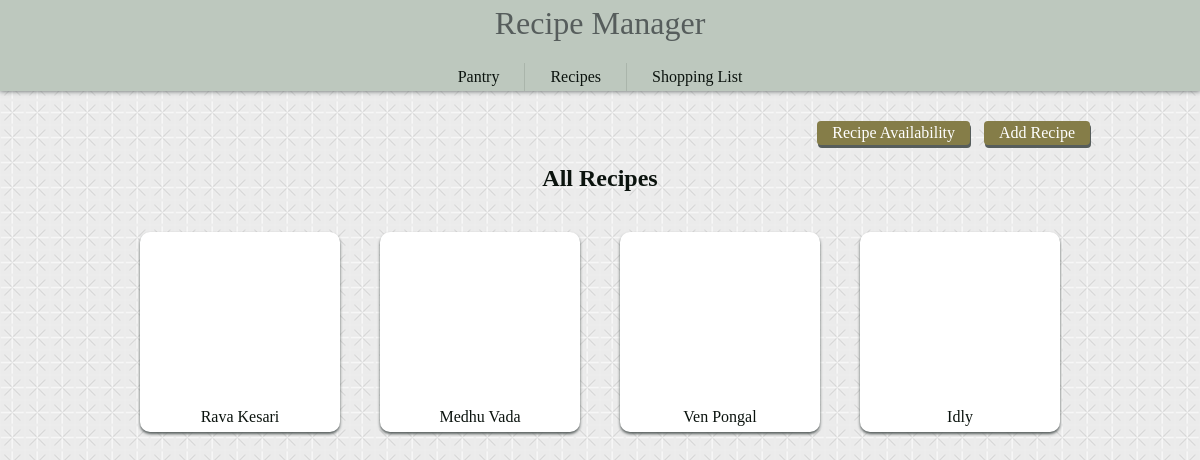
/recipe, run on an earlier commit of the app's database.
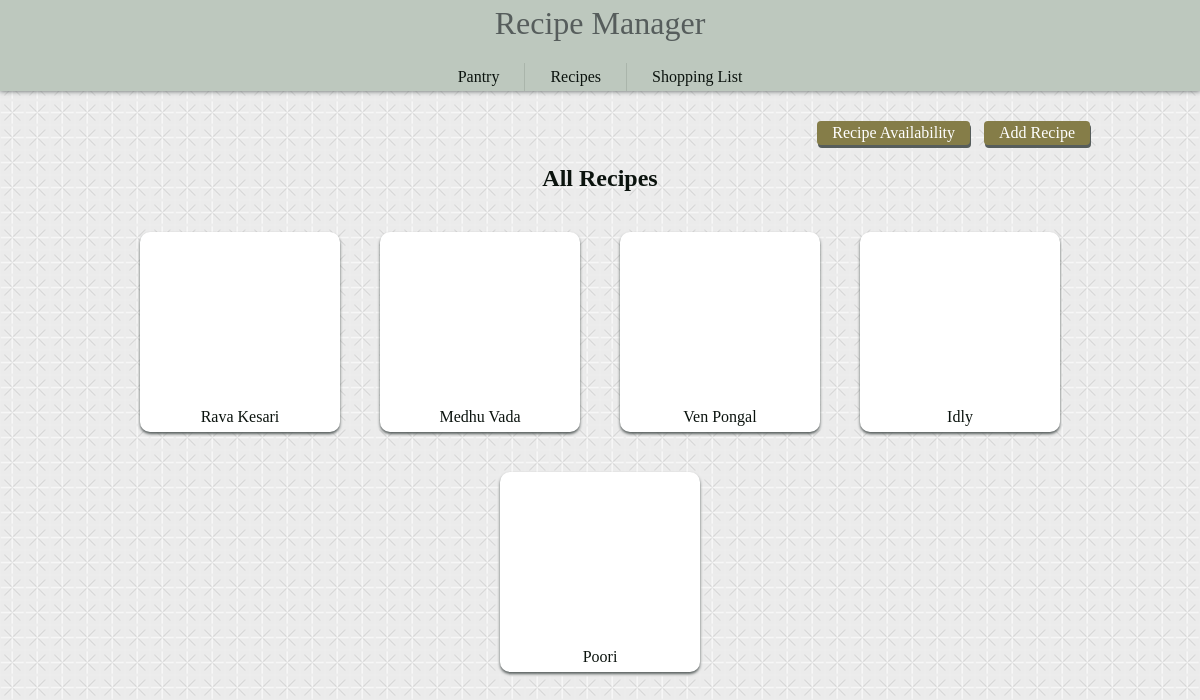
And on a later commit of the database.
### recipemanager/models.py (models this page shows, shortened)
class Recipe(models.Model):
    name = models.CharField(max_length=75)
    image = models.URLField(default=None)
    time = models.IntegerField(default=0)

### recipemanager/views.py (the view)
# urls.py: path('recipe', views.all_recipe, name="recipe"),
def all_recipe(request):
    recipes = Recipe.objects.all()
    return render(request, "recipemanager/all_recipe.html", {
        "recipes": recipes
    })

### recipemanager/templates/recipemanager/all_recipe.html
{% extends "recipemanager/layout.html" %} {% load static %}
{% block body %}
    <link href="{% static 'recipemanager/recipe.css' %}" rel="stylesheet">
    <div class="page-actions">
        <a href="{% url 'available-recipe' %}" class="action action-button">Recipe Availability</a>
        <a href="{% url 'add-recipe' %}" class="action action-button">Add Recipe</a>
    </div>
    <h2>
        All Recipes
    </h2>
    <article class="recipes">
        {% for recipe in recipes %}
            <a class="recipe" href="{% url 'view-recipe' recipe.id %}">
                <div class="recipe-image" style="background-image: url('{{ recipe.image }}');"></div>
                <div class="recipe-name">
                    {{ recipe.name }}
                </div>
            </a>
        {% endfor %}
    </article>
{% endblock %}

What changed in the data, as far as the page shows it:
added Recipe: name "Poori"
